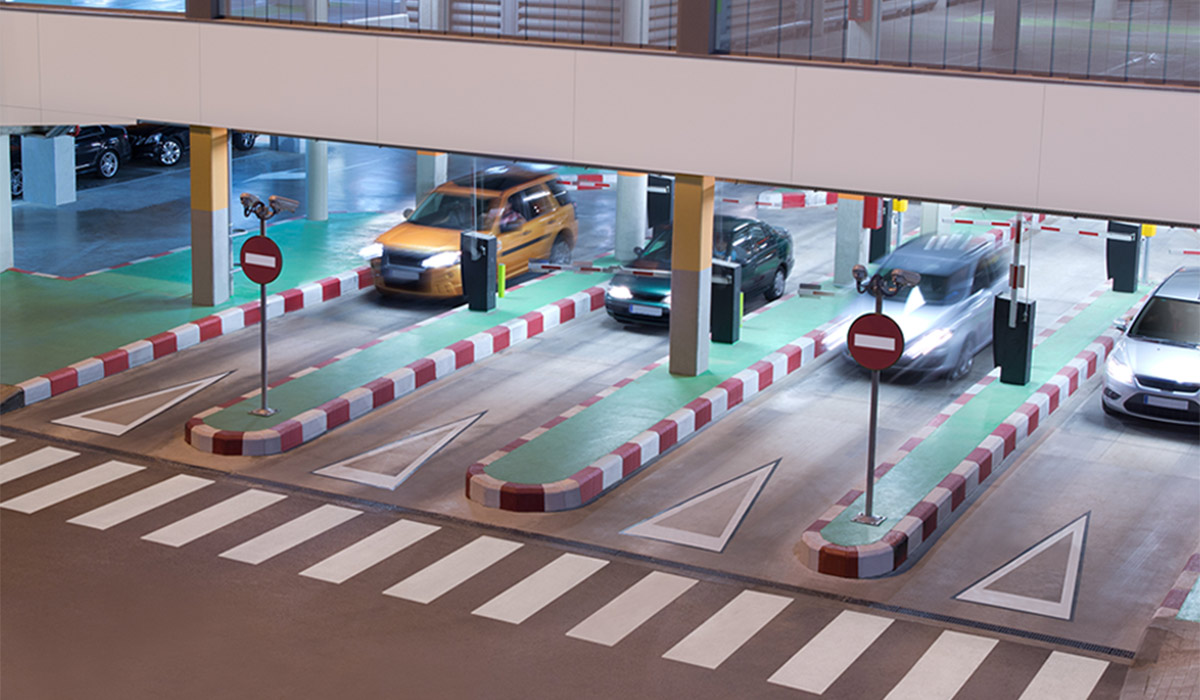
#> input picture Img_As02/restoration_project/sample_images/sample image.jpg, 1200 x 700 px, found by its file name
$ jupyter execute restoration.ipynb
#> lines starting #> are read from the running program, lines starting #| are printed output that depends on the picture; long printed decimals are rounded
[cell 1]
"""
Name: Sahil Bhardwaj
Course: Image Processing & Computer Vision
Assignment: Noise Modeling and Image Restoration
"""

import cv2
import numpy as np
import matplotlib.pyplot as plt
import os

print("Image Restoration for Surveillance System")

# ---------- Create outputs folder ----------
os.makedirs("outputs", exist_ok=True)

# ---------- Load Image ----------
img = cv2.imread(r"C:\Users\risha\restoration_project\sample_images\sample image.jpg")
#> img is the input picture: shape (700, 1200, 3); mean B, G, R 139.8, 133.5, 138.6

if img is None:
    print("Image not found")
    exit()

gray = cv2.cvtColor(img, cv2.COLOR_BGR2GRAY)
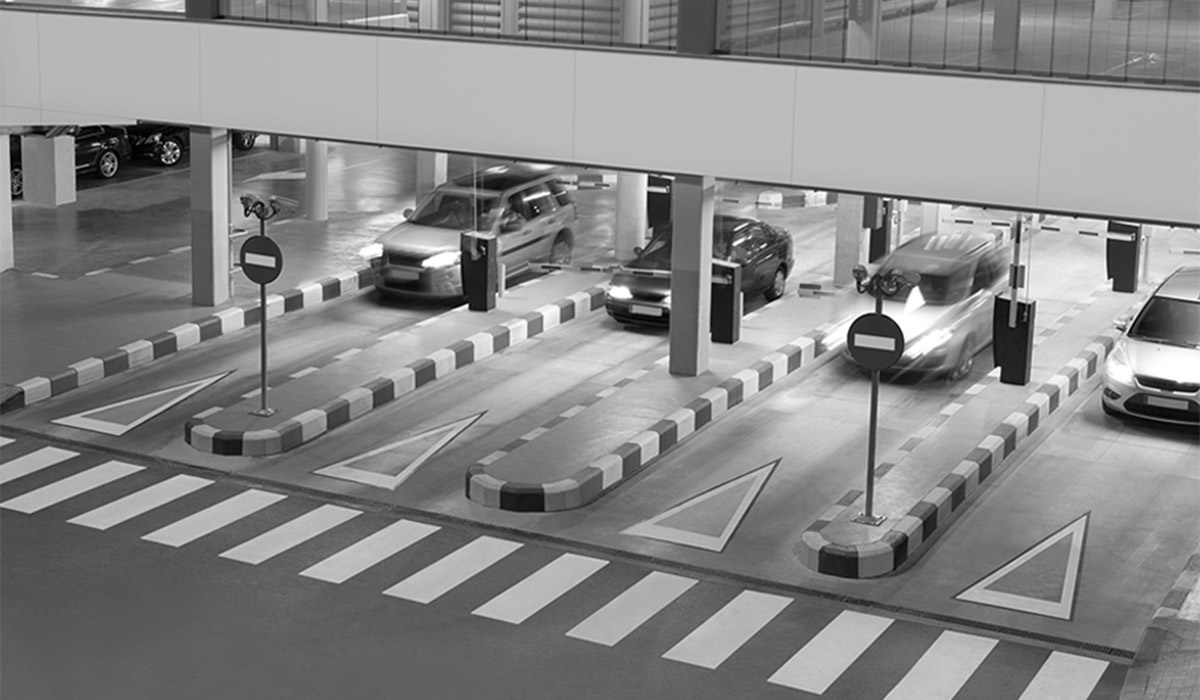
#> gray: shape (700, 1200); min 0, max 255, mean 135.8

cv2.imwrite("outputs/original.png", gray)

# ---------- Add Gaussian Noise ----------
gaussian = gray + np.random.normal(0, 25, gray.shape)
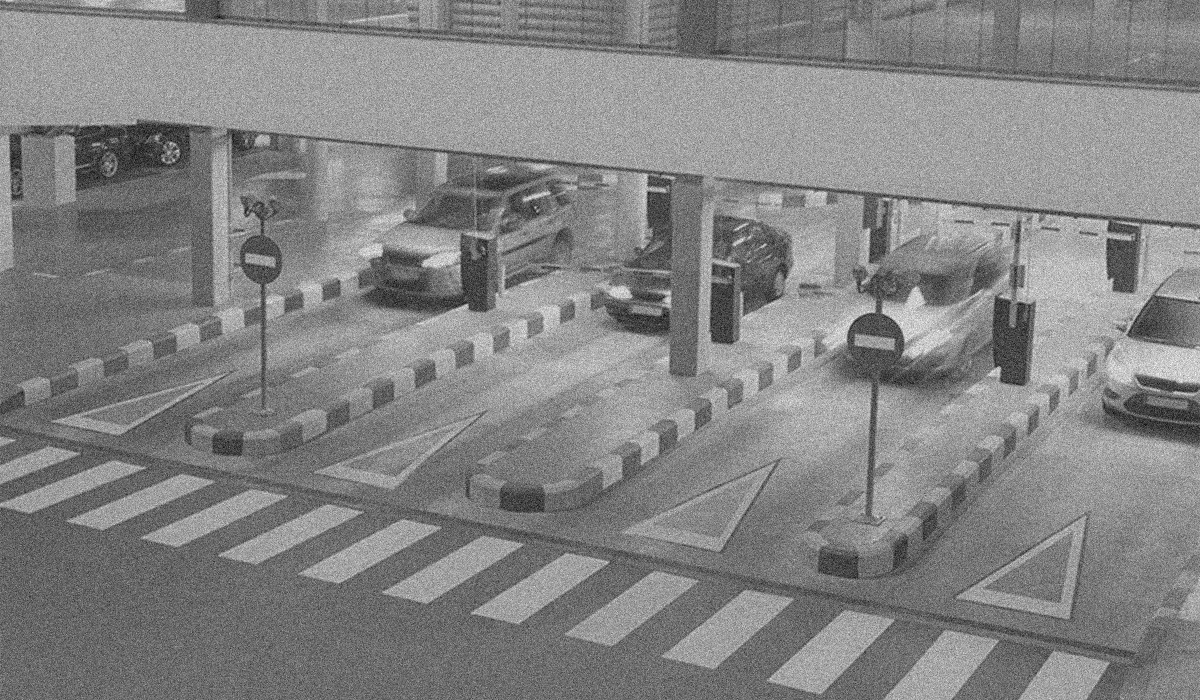
#> gaussian: shape (700, 1200) float64; min -86.15, max 342, mean 135.8; drawn with min black and max white
gaussian = np.clip(gaussian, 0, 255).astype(np.uint8)

cv2.imwrite("outputs/gaussian_noise.png", gaussian)

# ---------- Add Salt & Pepper Noise ----------
sp = gray.copy()
prob = 0.02

salt = np.random.rand(*gray.shape) < prob
pepper = np.random.rand(*gray.shape) < prob

sp[salt] = 255
sp[pepper] = 0
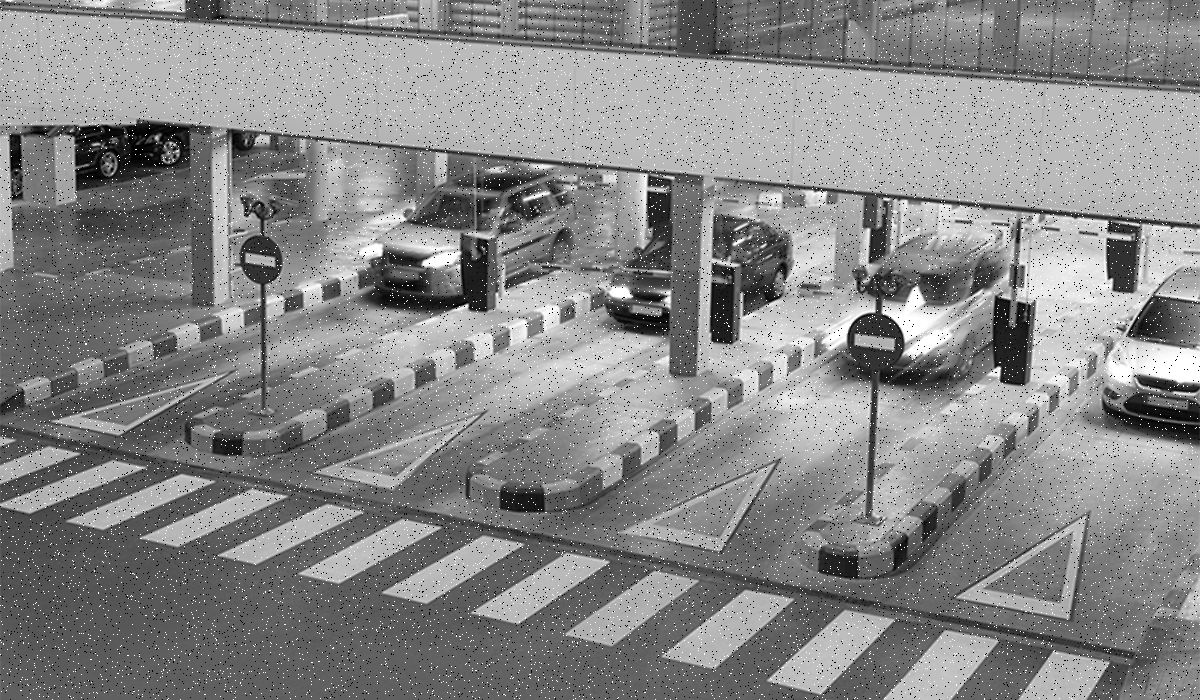
#> sp: shape (700, 1200); min 0, max 255, mean 135.4

cv2.imwrite("outputs/sp_noise.png", sp)

# ---------- Restoration Filters ----------
mean_g = cv2.blur(gaussian,(5,5))
median_g = cv2.medianBlur(gaussian,5)
gauss_g = cv2.GaussianBlur(gaussian,(5,5),0)

mean_sp = cv2.blur(sp,(5,5))
median_sp = cv2.medianBlur(sp,5)
gauss_sp = cv2.GaussianBlur(sp,(5,5),0)

cv2.imwrite("outputs/mean_gaussian.png", mean_g)
cv2.imwrite("outputs/median_gaussian.png", median_g)
cv2.imwrite("outputs/gaussian_gaussian.png", gauss_g)

cv2.imwrite("outputs/mean_sp.png", mean_sp)
cv2.imwrite("outputs/median_sp.png", median_sp)
cv2.imwrite("outputs/gaussian_sp.png", gauss_sp)

# ---------- Metrics ----------
def mse(a,b):
    return np.mean((a-b)**2)

def psnr(a,b):
    m = mse(a,b)
#> m = 43.14
    if m == 0:
        return 100
    return 20*np.log10(255/np.sqrt(m))

print("\n---- Performance ----")

print("Gaussian Noise Restoration")
print("Mean PSNR:", psnr(gray,mean_g))
#| Mean PSNR: 31.783
print("Median PSNR:", psnr(gray,median_g))
#| Median PSNR: 31.245
print("Gaussian PSNR:", psnr(gray,gauss_g))
#| Gaussian PSNR: 31.249

print("\nSalt & Pepper Restoration")
print("Mean PSNR:", psnr(gray,mean_sp))
#| Mean PSNR: 31.575
print("Median PSNR:", psnr(gray,median_sp))
#| Median PSNR: 36.339
print("Gaussian PSNR:", psnr(gray,gauss_sp))
#| Gaussian PSNR: 32.207

# ---------- Display ----------
plt.figure(figsize=(10,6))
plt.subplot(2,3,1); plt.title("Original"); plt.imshow(gray,cmap="gray"); plt.axis("off")
plt.subplot(2,3,2); plt.title("Gaussian Noise"); plt.imshow(gaussian,cmap="gray"); plt.axis("off")
plt.subplot(2,3,3); plt.title("Salt & Pepper"); plt.imshow(sp,cmap="gray"); plt.axis("off")
plt.subplot(2,3,4); plt.title("Median Gaussian"); plt.imshow(median_g,cmap="gray"); plt.axis("off")
plt.subplot(2,3,5); plt.title("Median S&P"); plt.imshow(median_sp,cmap="gray"); plt.axis("off")

plt.show()
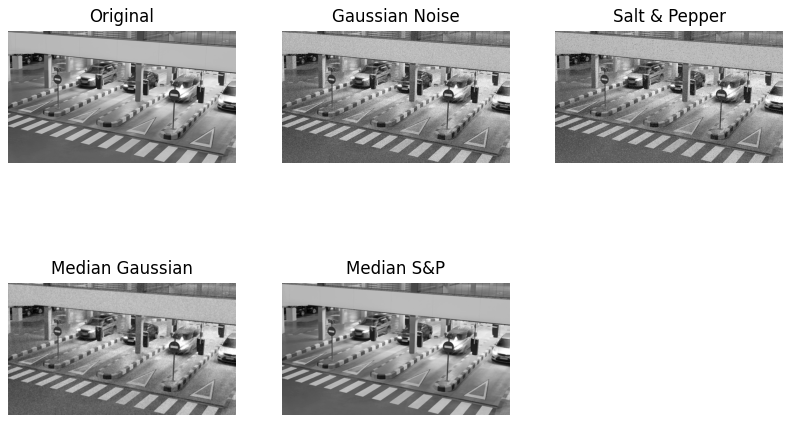
#> figure drawn by matplotlib, 5 panels
